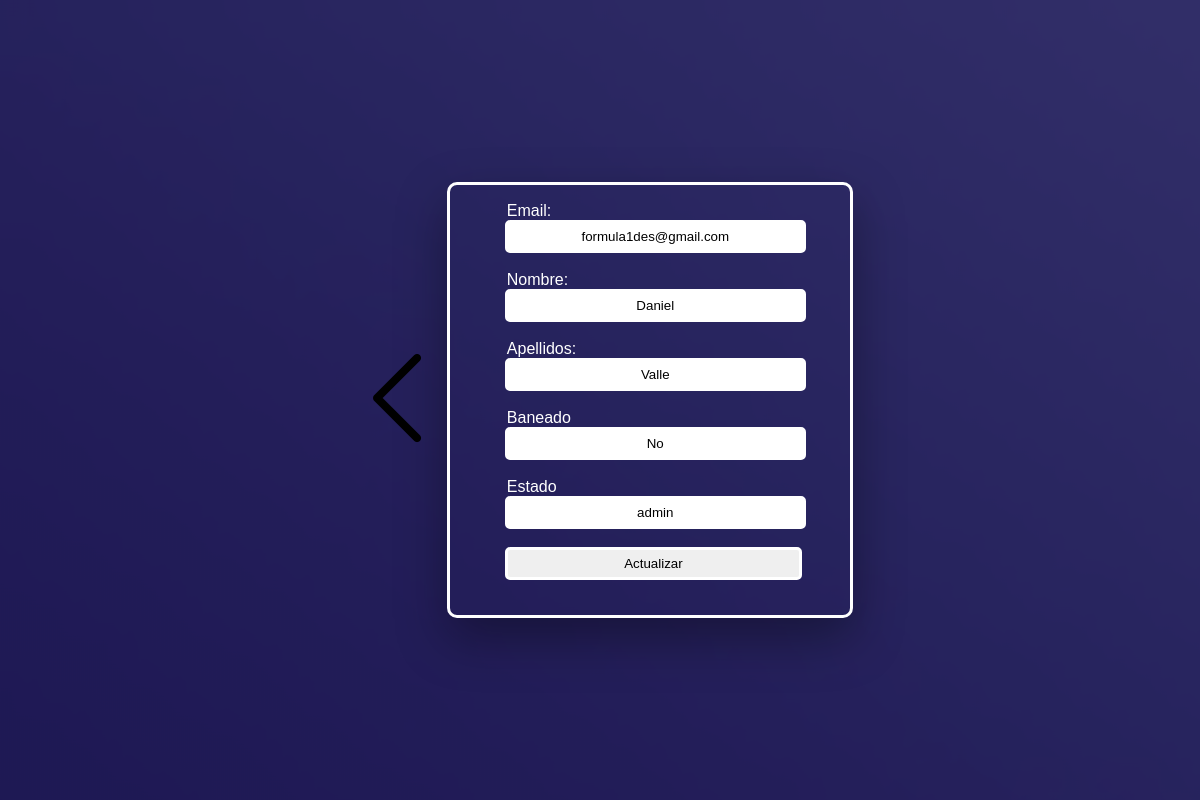
Screenshot of /Usuario/modUsuario.php?id=12 with the database file from the repository.
### tables this page shows
CREATE TABLE `usuario` (
  `id` int(11) NOT NULL,
  `nombre` varchar(20) NOT NULL,
  `apellidos` varchar(20) NOT NULL,
  `email` varchar(50) NOT NULL,
  `contraseña` varchar(160) NOT NULL,
  `foto` varchar(100) NOT NULL,
  `estado` varchar(10) NOT NULL,
  `ban` varchar(3) NOT NULL
);

### Usuario/modUsuario.php (the view, shortened to what this page needs)
<?php
require("../Datos/conexion.php");
$id = $_GET['id'];
$sql = "SELECT * FROM usuario WHERE id = '$id'";
$resultado = mysqli_query($conexion, $sql);
$row = mysqli_fetch_array($resultado);
?>
<!DOCTYPE html>
<html>
<head>
    <link rel="stylesheet" type="text/css" href="./estilos.css" title="style" />
</head>
<body>
<div id="container">
    <div class="padre">
      <a title="atras" href="./usuarios.php"><img src="./imagenes/icons8-atrás-100.png" alt="atrás"/></a>
      <div id="cajaMod">
        <form action="../Logica/controladorActualizar.php?id=<?php echo $row['id'] ?>" method="POST" id = "registro">
          <label for>Email:</label>
          <input type="text" name="email" id="email" placeholder="email" value="<?php echo $row['email']?>"><br><br>
          <label for>Nombre:</label>
          <input type="text" name="nombre" id="nombre" placeholder="Nombre" value="<?php echo $row['nombre']?>"><br><br>
          <label for>Apellidos:</label>
          <input type="text" name="apellidos" id="apellidos" placeholder="apellidos" value="<?php echo $row['apellidos']?>"><br><br>
          <label for>Baneado</label>
          <input type="text" name="ban" id="ban" value="<?php echo $row['ban']?>"><br><br>
          <label for>Estado</label>
          <input type="text" name="estado" id="estado" value="<?php echo $row['estado']?>"><br><br>
          <input type="submit" name="actualizar" id="actualizar" value="Actualizar"/><br><br>
        </form>
      </div>
    </div>
  </div>
</body>
</html>

### Usuario/estilos.css (style rules this page uses)
* { padding: 0; margin: 0; font-family: Tahoma, sans-serif; background-repeat: no-repeat; }
#container { background-image: url(./imagenes/website-background-image-size-psd-vector-photo_waifu2x_art_noise3_scale_tta_1.png); display: flex; flex-direction: column; align-items: center; justify-content: center; }
#cajaMod { width: 400px; height: 600px; border: solid white; border-radius: 20px; box-shadow: rgba(0, 0, 0, 0.35) 0px 20px 50px; }
.padre { display: flex; justify-content: center; align-items: center; width: 100vw; height: 100vh; }
input[type="text"], input[type="password"] { width: 82%; padding: 6px 12px; margin-left: 20px; border-radius: 5px; text-align: center; border: solid white; }
input[type="submit"] { width: 90%; padding: 6px 12px; margin-left: 20px; border-radius: 5px; text-align: center; border: solid white; color: black; }
body { background-color: rgb(250, 243, 243); }
form { padding: 10px; display: table; }
label { padding: 6px 12px; margin-left: 10px; color: white; }
body { display: flex; justify-content: center; }
body { background-image: url(./imagenes/website-background-image-size-psd-vector-photo_waifu2x_art_noise3_scale_tta_1.png); }
#cajaMod { width: 400px; height: 430px; border: solid white; border-radius: 10px; display: flex; justify-content: center; align-items: center; }

### rows the page displays
usuario: email "formula1des@gmail.com", nombre "Daniel", apellidos "Valle", ban "No", estado "admin"
